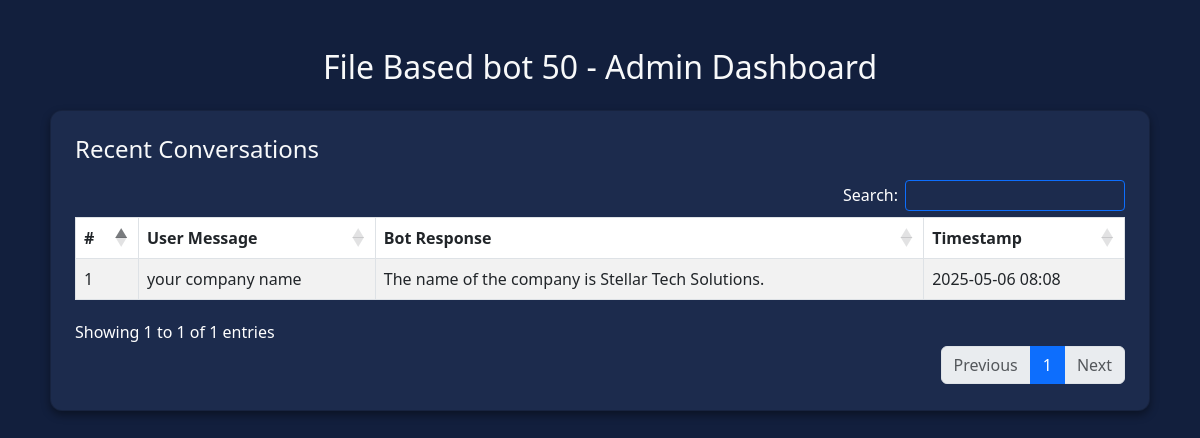
The page /File Based bot 50/admin/ (signed in) on the database its author committed.
### ChatBotApp/models.py (models this page shows, shortened)
class Chatbot(models.Model):
    CHATBOT_TYPES = [
        ('text_file_based', 'Text File Based Bot'),
        ('form_based', 'Form Based Bot'),
        ('flow_based', 'Flow Based Bot')
    ]
    user = models.ForeignKey(User, on_delete=models.CASCADE)
    name = models.CharField(max_length=100, unique=True)
    chatbot_type = models.CharField(max_length=50, choices=CHATBOT_TYPES)
    dataset = models.FileField(upload_to='datasets/', blank=True, null=True)
    created_at = models.DateTimeField(auto_now_add=True)
    prompt = models.TextField(null=True, blank=True)
    use_rag = models.BooleanField(default=False, help_text="Enable RAG for better context-aware responses")
    rag_chunk_size = models.IntegerField(default=500, help_text="Size of text chunks for RAG")
    rag_chunks_to_retrieve = models.IntegerField(default=3, help_text="Number of relevant chunks to retrieve")
    rag_index_created = models.BooleanField(default=False, help_text="Whether RAG index has been created")
    rag_last_indexed = models.DateTimeField(null=True, blank=True, help_text="Last time RAG index was created")

class ChatbotInteraction(models.Model):
    chatbot = models.ForeignKey(Chatbot, on_delete=models.CASCADE)
    user = models.ForeignKey(User, on_delete=models.CASCADE)
    user_question = models.TextField()
    meta_response = models.TextField(blank=True, null=True)
    openai_response = models.TextField(blank=True, null=True)
    gemini_response = models.TextField(blank=True, null=True)
    claude_response = models.TextField(blank=True, null=True)
    timestamp = models.DateTimeField(auto_now_add=True)

### ChatBotApp/views.py (the view)
# urls.py: path('<str:chatbot_name>/admin/', chatbot_admin, name='chatbot_admin')
@login_required
def chatbot_admin(request, chatbot_name):
    chatbot = get_object_or_404(Chatbot, name=chatbot_name)
    recent_interactions = ChatbotInteraction.objects.filter(chatbot=chatbot).order_by('-timestamp')[:10]  # Last 10 conversations
    return render(request, 'chatbot_admin.html', {
        'chatbot': chatbot,
        'recent_interactions': recent_interactions,
    })

### ChatBotApp/templates/chatbot_admin.html (shortened to what this page needs)
<!DOCTYPE html>
<html lang="en">
<head>
    <link href="https://cdn.jsdelivr.net/npm/bootstrap@5.3.0/dist/css/bootstrap.min.css" rel="stylesheet">
    <link href="https://cdn.datatables.net/1.13.4/css/dataTables.bootstrap5.min.css" rel="stylesheet">
    <link href="https://cdn.datatables.net/buttons/2.3.6/css/buttons.bootstrap5.min.css" rel="stylesheet">
</head>
<body>
    <div class="container py-5">
        <div class="chat-container">
            <h2 class="text-center text-light mb-4">{{ chatbot.name }} - Admin Dashboard</h2>
            <div class="card p-4">
                <h4 class="text-light mb-3">Recent Conversations</h4>
                <div class="table-responsive">
                    <table id="conversationTable" class="table table-bordered table-hover table-striped align-middle">
                        <thead>
                            <tr>
                                <th>#</th>
                                <th>User Message</th>
                                <th>Bot Response</th>
                                <th>Timestamp</th>
                            </tr>
                        </thead>
                        <tbody>
                            {% for interaction in recent_interactions %}
                                <tr>
                                    <td>{{ forloop.counter }}</td>
                                    <td>{{ interaction.user_question }}</td>
                                    <td>{{ interaction.openai_response }}</td>
                                    <td>{{ interaction.timestamp|date:"Y-m-d H:i" }}</td>
                                </tr>
                            {% empty %}
                                <tr>
                                    <td colspan="4" class="text-center text-muted">No recent interactions.</td>
                                </tr>
                            {% endfor %}
                        </tbody>
                    </table>
                </div>
            </div>
        </div>
    </div>
</body>
</html>

### ChatBotApp/templates/chatbot_admin.html (style rules this page uses)
body { background-color: #121f3d; color: white; }
.chat-container { max-width: 1100px; margin: auto; }
.card { border-radius: 12px; background-color: #1c2b4d; box-shadow: 0 4px 8px rgba(0, 0, 0, 0.4); color: white; }
table.dataTable tbody tr { background-color: #203357; color: white; }
table.dataTable thead { background-color: #0d6efd; color: white; }

### rows shown on the page
Chatbot: name "File Based bot 50"
ChatbotInteraction: user_question "your company name", openai_response "The name of the company is Stellar Tech Solutions.", timestamp "2025-05-06 08:08"
